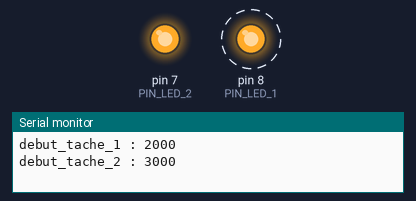
A sketch run on a simulated Arduino Uno, built with avr-gcc and run on an emulated ATmega328P. Shown: output pins drawn as LEDs (lit = HIGH), the last lines printed to the serial monitor. Dashed ring = blinking.

Above: at 0.2 s.
At 4.5 s:
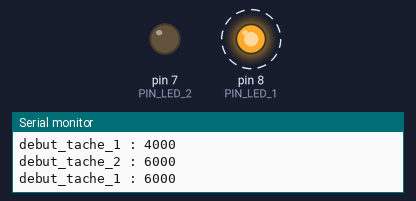
Timing chart, 0 to 6.9 s (numbered marks = the images above):
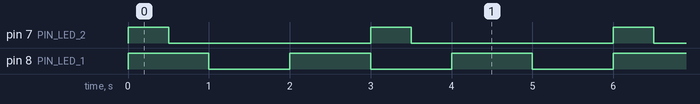

The sketch:

2_solution_naive.ino
```cpp
/*

   ___|  _)  | _)       _)                         ___|
 \___ \   |  |  |   __|  |  |   |  __ `__ \       |       _ \    __|  __ \
       |  |  |  |  (     |  |   |  |   |   |      |      (   |  |     |   |
 _____/  _| _| _| \___| _| \__,_| _|  _|  _|     \____| \___/  _|     .__/
                                                                     _|
*/

#define PIN_LED_1 8
#define PIN_LED_2 7

// Definie l'interval de déclenchement des taches
unsigned long interval_tache_1 = 2000; // 2 secondes
unsigned long interval_tache_2 = 3000; // 3 secondes

// Définie la duree d'une tache
unsigned long duree_tache_1 = 1000; // 1 seconde
unsigned long duree_tache_2 = 500; // 0.5 seconde

// Stock la date de fin en cours d'une tache
unsigned long fin_tache_1 = duree_tache_1;
unsigned long fin_tache_2 = duree_tache_2;

// Stock la date du prochain début d'une tache
unsigned long debut_tache_1 = 0;
unsigned long debut_tache_2 = 0;

unsigned long temps_ecoule = 0;

// Etat de la tache : en cours d'activation
bool tache_1_activation = false;
bool tache_2_activation = false;

// Etat de la tache : active
bool tache_1_en_cours = false;
bool tache_2_en_cours = false;

// Etat de la tache : faire un relevé des timings
bool relever_timing_1 = false;
bool relever_timing_2 = false;

char message[60];

void setup() {
    //Communication série
    Serial.begin(9600);

    //LEDs en mode OUTPUT
    pinMode(PIN_LED_1, OUTPUT);
    pinMode(PIN_LED_2, OUTPUT);

}


void loop() {

    //Collecte le temps ecoulé en début de boucle
    temps_ecoule = millis();

    //Observe si la date de début à été atteinte
    if(debut_tache_1 <= temps_ecoule){

        //Calcule la prochaine date de debut
        debut_tache_1 += interval_tache_1;

        //Active la log
        relever_timing_1 = true;

        //Met la tache "en cours d'activation"
        tache_1_activation = true;
    }

    if(debut_tache_2 <= temps_ecoule){
        debut_tache_2 += interval_tache_2;
        relever_timing_2 = true;
        tache_2_activation = true;
    }

    // Observe si la tache est "en cours d'activation"
    if(tache_1_activation){
        // Desactive le mode "en cours d'activation"
        tache_1_activation = false;

        //Calcule la date de fin de la tache
        fin_tache_1 = temps_ecoule + duree_tache_1;

        //Met la tache "en cours"
        tache_1_en_cours = true;

        //Allume la LED
        digitalWrite(PIN_LED_1, HIGH);
    }

    if(tache_2_activation){
        tache_2_activation = false;
        fin_tache_2 = temps_ecoule + duree_tache_2;
        tache_2_en_cours = true;

        digitalWrite(PIN_LED_2, HIGH);
    }

    // Observe si la tache est "en cours"
    if(tache_1_en_cours){

        // Observe si la tache est périmée
        if(fin_tache_1 <= temps_ecoule){
            //Eteint la LED
            digitalWrite(PIN_LED_1, LOW);

            //Désactive la tache
            tache_1_en_cours = false;
        }
    }

    if(tache_2_en_cours){
        if(fin_tache_2 <= temps_ecoule){
            digitalWrite(PIN_LED_2, LOW);
            tache_2_en_cours = false;
        }
    }

    // Observe si la log est active
    if(relever_timing_1){
        // Désactive la log
        relever_timing_1 = false;

        // Construit une chaine de caractere dynamic
        sprintf(message, "debut_tache_1 : %lu", debut_tache_1);

        // Envoie la log sur le canal série
        Serial.println(message);
    }

    if(relever_timing_2){
        relever_timing_2 = false;
        sprintf(message, "debut_tache_2 : %lu", debut_tache_2);
        Serial.println(message);
    }

}
```

Measured:
- by itself, pin 7 (PIN_LED_2): alternates HIGH for 0.50 s and LOW for 2.5 s
- by itself, pin 8 (PIN_LED_1): alternates HIGH for 1.0 s and LOW for 1.0 s
- by itself, everything shown: repeats every 6.0 s, in 8 steps
